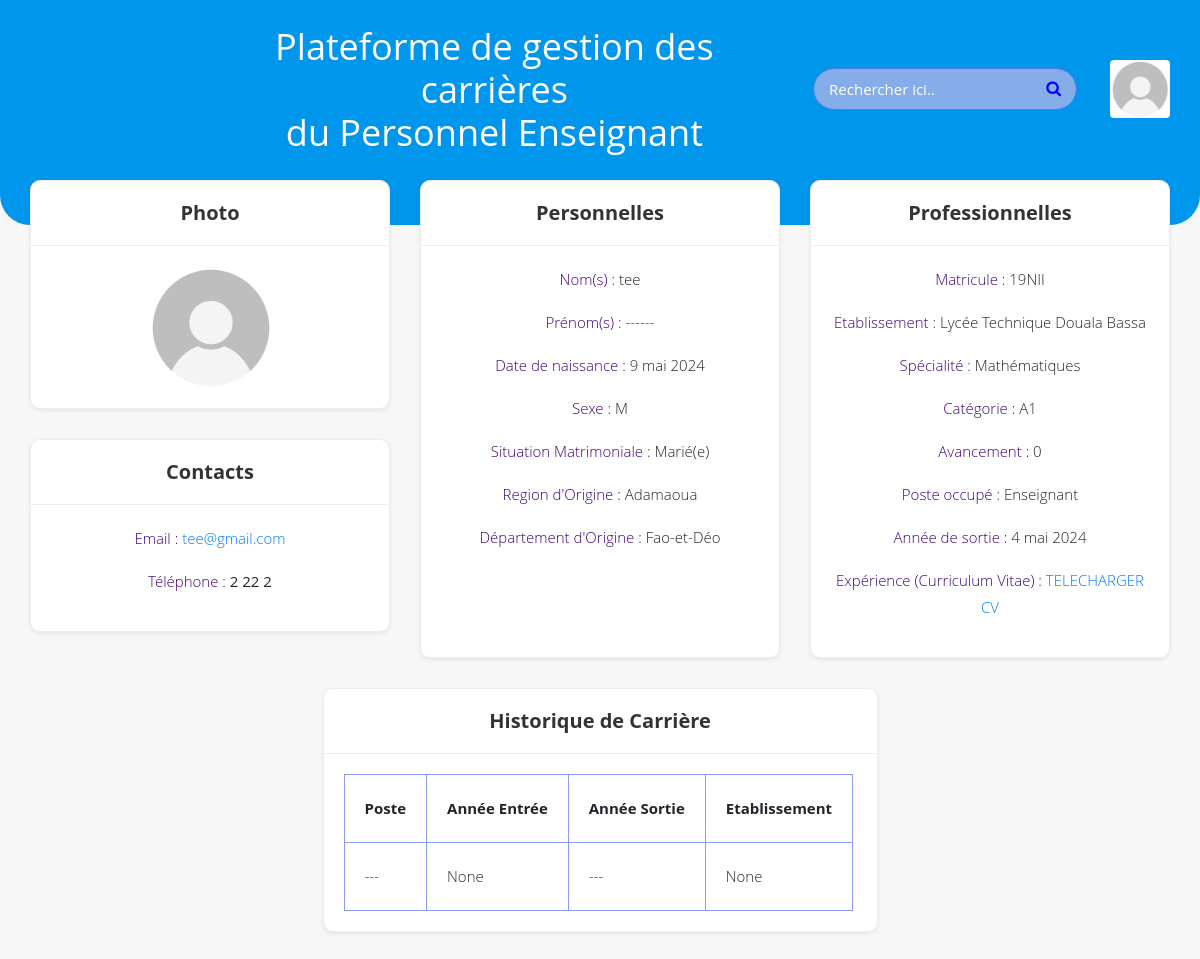
The page /ministere/enseignants/details/5/ (signed in) on the database as committed earlier.
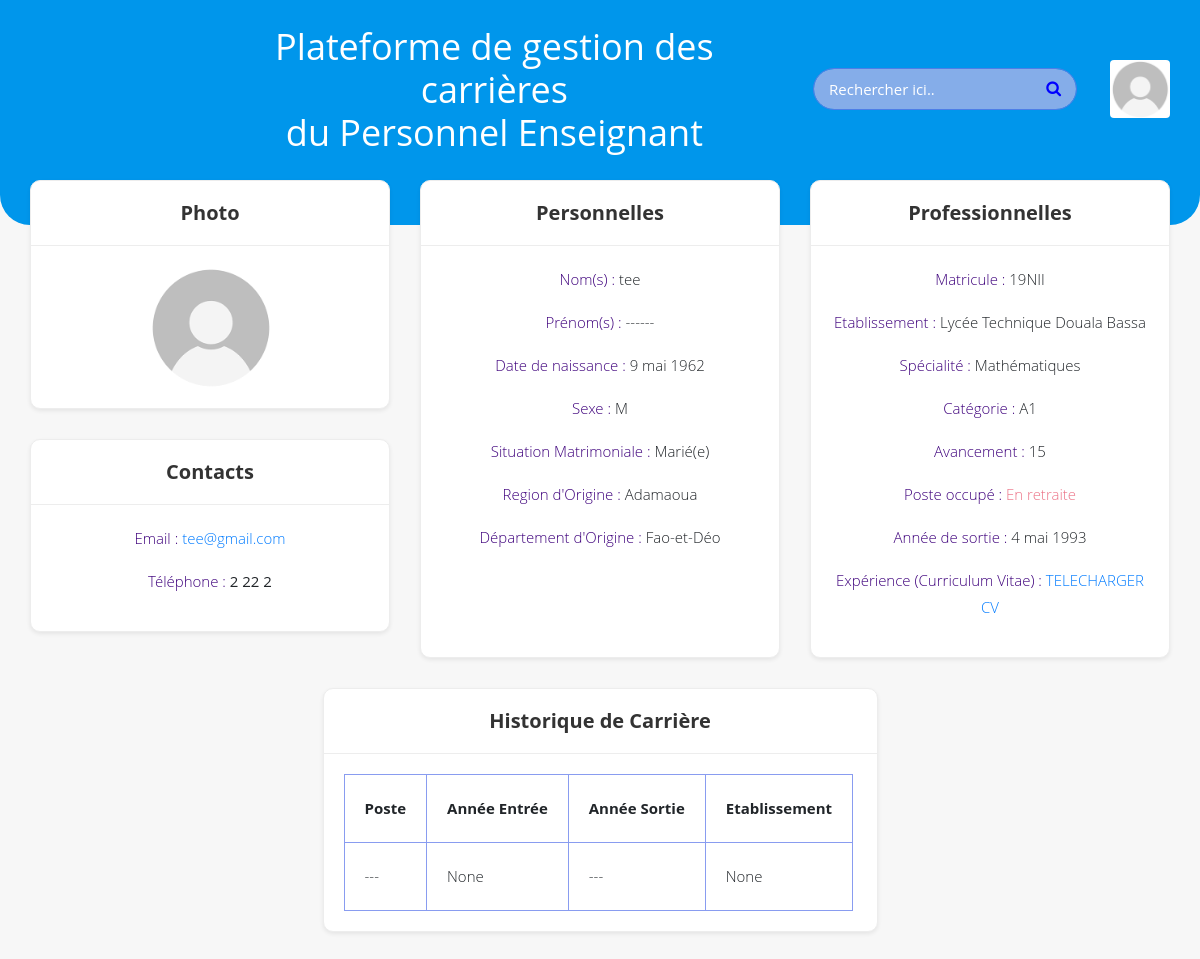
The same page on the database as committed later.
### gestionministere/models.py (models this page shows, shortened)
class ProfilEnseignant(models.Model):
    user = models.OneToOneField(User, on_delete=models.CASCADE)
    matiere = models.ForeignKey(Matiere, null=True, blank=True, on_delete=models.CASCADE)
    poste = models.ForeignKey(Poste, null=True, blank=True, on_delete=models.CASCADE)
    departementOrigine = models.ForeignKey(Departement, on_delete=models.CASCADE)
    etablissement = models.ForeignKey(Etablissement, on_delete=models.CASCADE)
    cv = models.FileField(upload_to ='enseignant_cvs/', verbose_name= "CV")
    dateNaissance = models.DateField(null=True, blank=True, verbose_name= "Date de naissance")
    anneeSortie = models.DateField(verbose_name= "Année de sortie")
    matricule = models.CharField(max_length=64, unique=True, verbose_name= "Matricule")
    telephone = models.CharField(max_length=64, null=True, blank=True, verbose_name= "Numéro de télephone")
    sexe = models.CharField(max_length=64, null=True, blank=True, verbose_name= "Sexe")
    situationMatrimoniale = models.CharField(max_length=64, verbose_name= "Situation Matrimoniale")
    categorie = models.CharField(max_length=64, verbose_name= "Categorie")
    avancement = models.IntegerField(default=0, null=True, blank=True, verbose_name= "Avancement")
    dernierAnneeVerif = models.IntegerField(default=0, null=True, blank=True, verbose_name= "DerniereAnnee")
    def formatted_telephone(self):
        number = self.telephone
        if len(number) < 2:
            return number
        return f"{number[0]} " + ' '.join(number[i:i+2] for i in range(1, len(number), 2))
    class Meta:
        verbose_name = "Profil Enseignant"
        verbose_name_plural = "Profils Enseignant"

class Departement(models.Model):
    name = models.CharField(max_length=64, unique=True, verbose_name= "Nom")
    region = models.ForeignKey(Region, on_delete=models.CASCADE)
    class Meta:
        verbose_name = "Departement"
        verbose_name_plural = "Departements"

class Region(models.Model):
    name = models.CharField(max_length=64, unique=True, verbose_name= "Nom")
    class Meta:
        verbose_name = "Region"
        verbose_name_plural = "Regions"

class Etablissement(models.Model):
    name = models.CharField(max_length=255, unique=True, verbose_name= "Nom")
    BP = models.CharField(max_length=64, null=True, blank=True, verbose_name= "BP")
    email = models.CharField(max_length=64, unique=True, verbose_name= "email")
    departement = models.ForeignKey(Departement, on_delete=models.CASCADE, verbose_name= "Departement")
    poste = models.ManyToManyField(Poste, through='Etablissement_Poste')
    class Meta:
        verbose_name = "Etablissement"
        verbose_name_plural = "Etablissements"

class Matiere(models.Model):
    name = models.CharField(max_length=64, unique=True, verbose_name= "Nom")
    class Meta:
        verbose_name = "Matière"
        verbose_name_plural = "Matières"

### gestionministere/views.py (the view)
# urls.py: path('enseignants/details/<int:user_id>/', views.show_enseignant, name = 'show_enseignant'),
@user_passes_test(is_not_superuser)
@login_required
def show_enseignant(request, user_id):
    if not is_user_authenticated(request.user, user_id):
        return HttpResponseForbidden("Accès refusé")
    anneeCourante = now().year
    user = User.objects.get(pk = user_id)
    profil = ProfilEnseignant.objects.annotate(
                age=anneeCourante - F('dateNaissance__year')
            ).get(user = user)
    poste_user = None
    try:
        poste_user = Etablissement_Poste.objects.get(user=user)
    except:
        poste_user = None
    carrieres = Carriere.objects.filter(user=user)
    context = {
        "user": user,
        "profil": profil,
        "poste_user":poste_user,
        "carrieres": carrieres
    }
    return render(request,"gestionministere/details.html", context)

### gestionministere/views.py (called while the page is built)
def is_not_superuser(user):
    return user.is_superuser == False

def is_user_authenticated(user, user_id):
    return user.is_authenticated and user.id == user_id

### gestionministere/templates/gestionministere/details.html (shortened to what the changed rows need)
{% load static %}
<!DOCTYPE html>
<html lang="fr">
<head>
    <link rel="stylesheet" href="{% static 'gestionministere/assets/css/bootstrap.min.css' %} ">
    <link rel="stylesheet" href="{% static 'gestionministere/assets/css/lnr-icon.css' %}">
    <link rel="stylesheet" href="{% static 'gestionministere/assets/css/font-awesome.min.css' %}">
    <link rel="stylesheet" href="{% static 'gestionministere/assets/css/style.css' %}">
</head>
<body>
    <div class="inner-wrapper">
        <header class="header">
            <div class="top-header-section">
                <div class="container-fluid">
                    <div class="row align-items-center">
                        <div class="col-lg-10 col-md-10 col-sm-10 col-6 text-right">
                            <div class="user-block d-none d-lg-block">
                                <div class="row align-items-center">
                                    <div class=" col-7 text-center align-center">
                                        <h2 class="text-center titre-app align-center">Plateforme de gestion des carrières <br> du Personnel Enseignant </h2>
                                    </div>
                                </div>
                            </div>
                        </div>
                    </div>
                </div>
            </div>
        </header>
        <div class="page-wrapper">
            <div class="container-fluid">
                <div class="row">
                    <div class="col-xl-12 col-lg-12  col-md-12">
                        <div class="row">
                            <div class="col-xl-4 col-lg-12 col-md-12">
                                <div class="row">
                                    <div class="col-xl-12 col-lg-6 col-md-6 d-flex">
                                        <div class="card ctm-border-radius shadow-sm grow flex-fill">
                                            <div class="card-body text-center">
                                                <p class="card-text mb-3"><span class="text-primary">Téléphone
                                                        :</span><b>
                                                        {{ profil.formatted_telephone }} </b></p>
                                            </div>
                                        </div>
                                    </div>
                                </div>
                            </div>
                            <div class="col-xl-4 col-lg-6 col-md-6 d-flex">
                                <div class="card flex-fill ctm-border-radius shadow-sm grow">
                                    <div class="card-body text-center">
                                        <p class="card-text mb-3"><span class="text-primary">Nom(s) :</span>
                                            {{ user.username }}
                                        </p>
                                        <p class="card-text mb-3"><span class="text-primary">Prénom(s) :
                                            </span>------
                                        </p>
                                        <p class="card-text mb-3"><span class="text-primary">Date de naissance :</span>
                                            {{ profil.dateNaissance }}</p>
                                        <p class="card-text mb-3"><span class="text-primary">Sexe :
                                            </span>{{ profil.sexe }}
                                        </p>
                                        <p class="card-text mb-3"><span class="text-primary">Situation Matrimoniale :
                                            </span>{{ profil.situationMatrimoniale }}
                                        </p>
                                        <p class="card-text mb-3"><span class="text-primary">Region d'Origine :</span>
                                            {{ profil.departementOrigine.region.name }}
                                        <p class="card-text mb-3"><span class="text-primary">Département d'Origine
                                                :</span> {{ profil.departementOrigine.name }}
                                        </p>
                                    </div>
                                </div>
                            </div>
                            <div class="col-xl-4 col-lg-6 col-md-6 d-flex">
                                <div class="card flex-fill  ctm-border-radius shadow-sm grow">
                                    <div class="card-body text-center">
                                        <p class="card-text mb-3"><span class="text-primary">Matricule :
                                            </span>{{ profil.matricule }}
                                        </p>
                                        <p class="card-text mb-3"><span class="text-primary">Etablissement :
                                            </span><span>{{ profil.etablissement.name }}</span>
                                        </p>
                                        <p class="card-text mb-3"><span class="text-primary">Spécialité :
                                            </span><span>{{ profil.matiere.name }}</span>
                                        </p>
                                        <p class="card-text mb-3"><span class="text-primary">Catégorie :
                                            </span><span>{{ profil.categorie }}</span>
                                        </p>
                                        <p class="card-text mb-3"><span class="text-primary">Avancement :
                                            </span><span>{{ profil.avancement }}</span>
                                        </p>
                                        <p class="card-text mb-3"><span class="text-primary">Poste occupé :
                                        </span>
                                        {% if profil.age > 60 %}
                                            <span style="color: rgb(236, 115, 135);">En retraite</span>
                                        {% else %}
                                            {% if poste_user %}
                                                <span>{{ poste_user.poste }}</span>
                                            {% else %}
                                                <span>Enseignant </span>
                                            {% endif %}
                                        {% endif %}
                                    </p>
                                        <p class="card-text mb-3"><span class="text-primary">Année de sortie :
                                            </span>{{ profil.anneeSortie }}</p>
                                        <p class="card-text mb-3"><span class="text-primary">Expérience (Curriculum
                                            </span>
                                            {% if profil.cv %}
                                                <a href="{% url 'gestionministere:download_cv' user.id %}"
                                                    class="btn-one"><span>TELECHARGER CV</span> </a>
                                            {% else %}
                                                <span>Aucun </span>
                                            {% endif %}
                                        </p>
                                    </div>
                                </div>
                            </div>
                        </div>
                    </div>
                </div>
                <div class="row">
                    <div class="col-xl-6 col-lg-6 col-md-6 d-flex">
                        <div class="card flex-fill ctm-border-radius shadow-sm grow">
                            <div class="card-body">
                                <div class="table-responsive">
                                <table sclass="table table-striped table-bordered text-center">
                                    <thead>
                                        <tr>
                                            <td>Poste</td>
                                            <td>Année Entrée</td>
                                            <td>Année Sortie</td>
                                            <td>Etablissement</td>
                                        </tr>
                                    </thead>
                                </table>
                                </div>
                            </div>
                        </div>
                    </div>
                </div>
            </div>
        </div>
    </div>
</body>
</html>

Rows that differ between the two databases and show on the page:
changed ProfilEnseignant "Marié(e)": dateNaissance "9 mai 2024" → "9 mai 1962"; avancement "0" → "15"; anneeSortie "4 mai 2024" → "4 mai 1993"
Other text that changed with them:
text no longer shown: "Enseignant"
text now shown: "En retraite"
